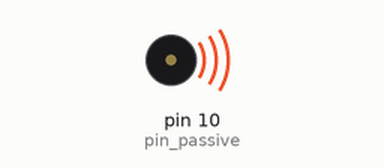
Bench run of a sketch on a simulated Arduino Uno, built with avr-gcc and run on an emulated ATmega328P. Shown: buzzer (waves = sounding).

Above: at 0.5 s.
Timing chart, 0 to 4.6 s (numbered marks = the images above):
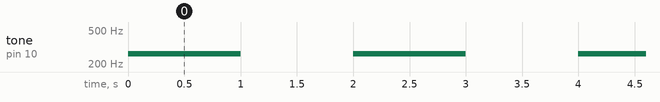

The sketch:

passive_buzzer.ino
```cpp
int pin_passive = 10;

void setup() {
  pinMode(pin_passive, OUTPUT);
}

void loop() {
  tone(pin_passive, 262);
  delay(1000);
  noTone(pin_passive);
  delay(1000);
}
```

Measured:
- by itself, tone on pin 10 (pin_passive): alternates 262 Hz for 1.0 s and silent for 1.0 s
